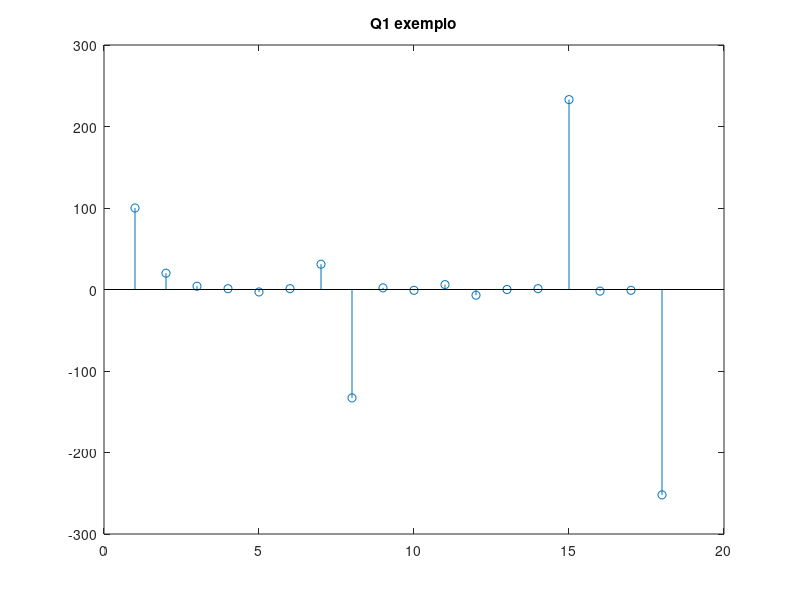

This figure's MATLAB source: (Note: this script raises an error after producing the figure.)
% 1a questão
figure();

exemplo = [ 100, 120, 124, 125, 122, 123, 154, 21, 23, 22, 28, 21, 21, 22, 255, 253, 252 ];
resp1 = conv(exemplo, [1,-1]);
stem(resp1);
title('Q1 exemplo');


%  2a questão
figure();

im2  = imread('slovenia-black-and-white-gear-patrol.jpg');

kernel2 = [	0,0,0;
			0,1,0;
			0,0,0];

gray2 = rgb2gray(im2);
subplot(1, 2, 1), image(gray2);
title('antes');

final2 = convol( gray2, kernel2);
subplot(1, 2, 2), image(final2);
title('depois');


%  3a questão
figure();

im3  = imread('slovenia-black-and-white-gear-patrol.jpg');

kernel3 = [	1,1,1;
			1,1,1;
			1,1,1];
kernel3 = kernel3 * (1/9);

gray3 = rgb2gray(im3);
subplot(1, 2, 1), image(gray3);
title('antes');

final3 = convol( gray3, kernel3);
subplot(1, 2, 2), image(final3);
title('depois');


%  4a questão
figure();

im4  = imread('slovenia-black-and-white-gear-patrol.jpg');

kernel4 = [	-1,0,1;
			-2,0,2;
			-1,0,1];

gray4 = rgb2gray(im4);
subplot(1, 2, 1), image(gray4);
title('antes');

final4 = convol( gray4, kernel4);
subplot(1, 2, 2), image(final4);
title('depois');


%  5a questão
figure();

kernel5 = [	-1,0,1;
			-2,0,2;
			-1,0,1];

im5  = imread('slovenia-black-and-white-gear-patrol.jpg');

gray5 = double(rgb2gray(im5));
subplot(2, 2, 1), image(gray5);
title('antes');

horizontal_edges5 = convol( gray5, kernel5);
subplot(2, 2, 2), image(horizontal_edges5);
title('horizontal_edges');

vertical_edges5 = convol( gray5, kernel5');
subplot(2, 2, 3), image(vertical_edges5);
title('vertical_edges');

final5 = sqrt(horizontal_edges5.^2 + vertical_edges5.^2);
subplot(2, 2, 4), image(sigf(final5));
title('delta nitidez');

figure();
subplot(2, 2, 1), image(gray5);
title('original');
subplot(2, 2, 2), image(sigf(final5));
title('delta nitidez');
subplot(2, 2, 3), image(gray5 - sigf(final5));
title('nitidez');
subplot(2, 2, 4), image(gray5 - 2*sigf(final5));
title('nitidez++');
colormap(gray(256));


%  5a questão resolução com um kernel
figure();

im5b  = imread('slovenia-black-and-white-gear-patrol.jpg');

nit = -0.05;
kernel5b = [nit,nit,nit;
			nit, 1 ,nit;
			nit,nit,nit];

kernel5b = (1/(sum(sum(kernel5b)))) * kernel5b;

gray5b = rgb2gray(im5b);
subplot(1, 2, 1), image(gray5b);
title('antes');

final5b = convol( gray5b, kernel5b );
subplot(1, 2, 2), image(final5b);
title('depois');
colormap(gray(256));


